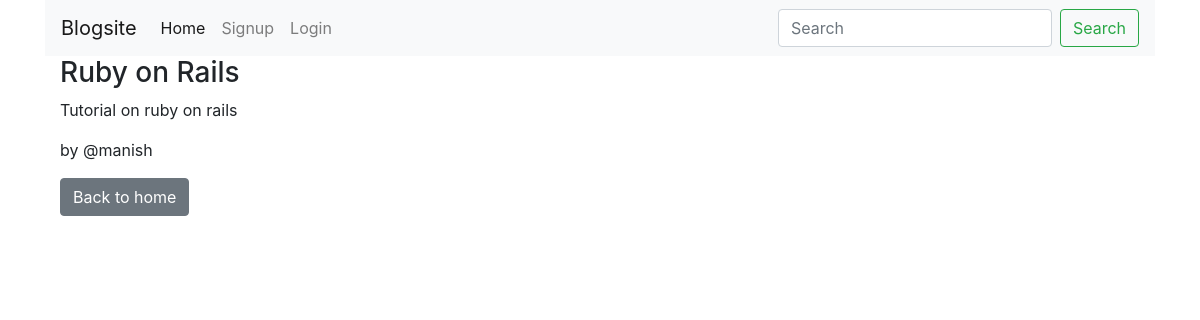
The app's page /blogs/dashview/ruby-on-rails/ with its own data.
### posts/models.py (models this page shows, shortened)
class Post(models.Model):
    title = models.CharField(max_length=100)
    content = models.TextField()
    published_date = models.DateTimeField(auto_now=True)
    category = models.ForeignKey(Category, on_delete=models.CASCADE, null=True)
    user = models.ForeignKey(User,on_delete=models.CASCADE,null=True,blank=True)
    slug = models.SlugField(null=True, unique=True)

### posts/views.py (the view)
# urls.py: path("dashview/<slug:slug>/",views.blog_details,name="dashview"),
def blog_details(request,slug):
    blog = Post.objects.get(slug=slug)
    data = {'blog':blog}
    return render(request,'blog-details.html',data)

### templates/blog-details.html
{% extends 'base.html' %} {% load static %}
{% block content %}
<main>
	{% if request.user == blog.user %}
		<div class="container">
			<h3>{{blog.title}}</h3>
			<p>{{blog.content}}</p>
			{{ blog.slug }}
			<p>by = {{blog.user}}</p>
			<button class=" btn btn-danger"> <a href="{% url 'delete' blog.slug  %}">Delete</a> </button> <a href="{% url 'blogs' %}"><button class="btn btn-secondary">Back to home</button></a>  <button class = " btn btn-success"> <a href="{% url 'update' blog.slug %}"> Edit</a> </button>
		</div>
	{% else %}
		<div class="container">
			<h3>{{blog.title}}</h3>
			<p>{{blog.content}}</p>
			<p>by  @{{blog.user}}</p>
			<a href="{% url 'blogs' %}"><button class="btn btn-secondary">Back to home</button></a>
		</div>
	{% endif %}
</main>
{% endblock %}

### records on screen
Post: title "Ruby on Rails", content "Tutorial on ruby on rails", user "manish"
